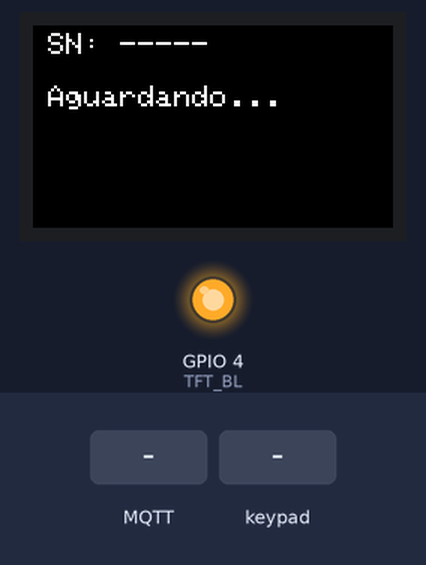
The sketch below on a simulated ESP32. On the bench: 240×135 colour display, output pins drawn as LEDs (lit = HIGH). The inputs (shaded band) are chosen by the test bench. WiFi joins after 1.5 s; servers stay silent unless stated; no MQTT or app messages arrive unless stated.

Above: at 2.9 s.
3.0 s: MQTT message "jogo/estado" arrives on the second subscribed topic
At 4.2 s:
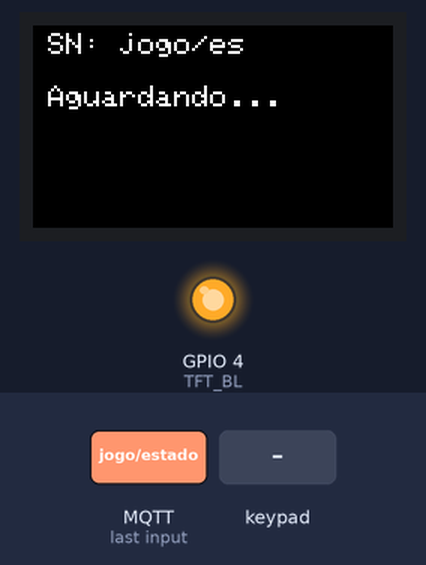
4.5 s: MQTT message "START" arrives on the first subscribed topic
At 5.4 s:
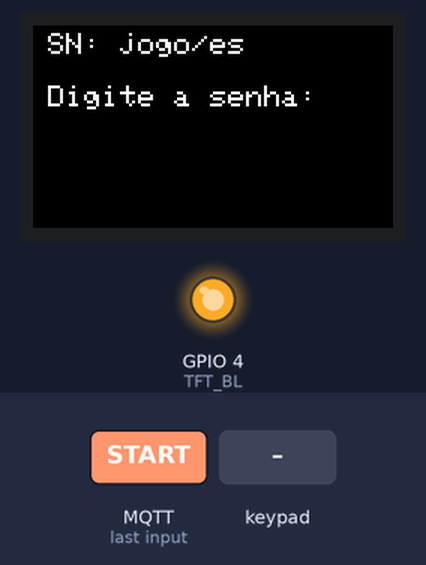
6.0 s: keypad keys 1 3 9 7 A pressed 0.4 s apart
At 8.2 s:
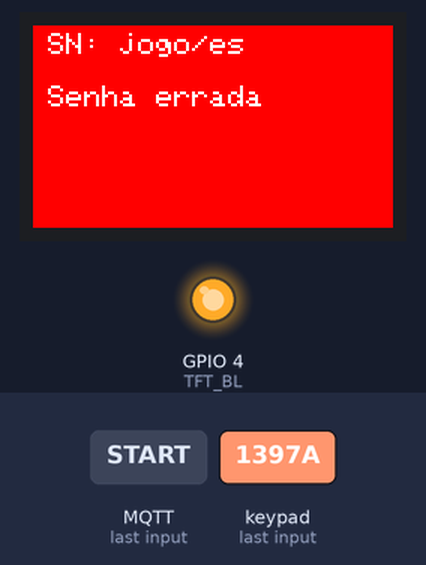
11.0 s: key '1' pressed
At 11.5 s:
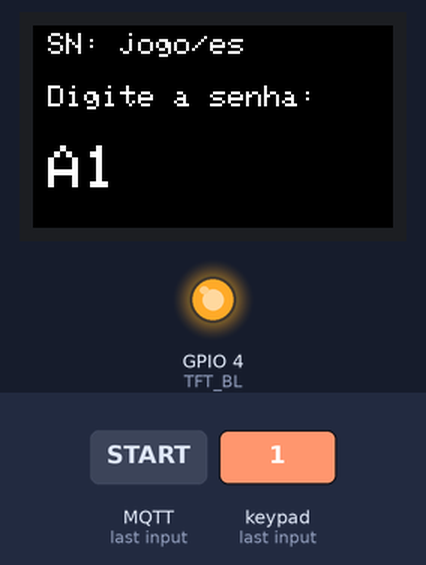
12.5 s: keypad keys 1 2 3 4 A pressed 0.4 s apart
At 13.3 s:
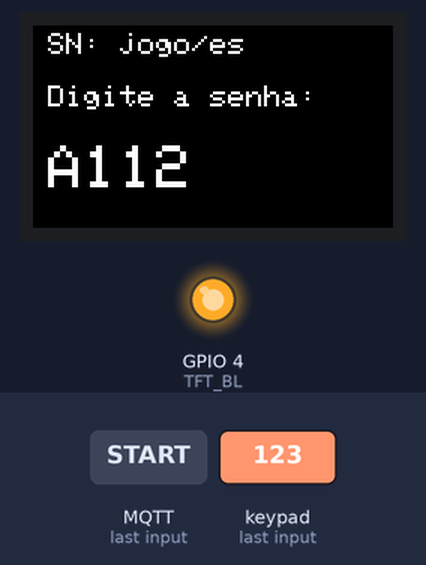
17.5 s: key 'A' pressed
At 17.9 s:
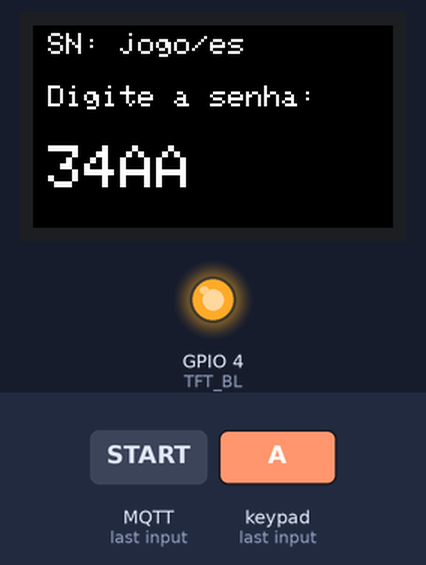
Timing chart, 0 to 20.5 s (numbered marks = the images above; inputs shaded):
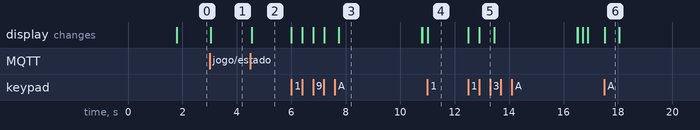

The sketch:

teclado_com_display.ino
```cpp
// Grupo 2 - Senha de segurança
// Placa: TTGO T-Display (ESP32, display ST7789 135x240)
// Keypad, de Mark Stanley
// Adafruit ST7735 and ST7789 Library + Adafruit GFX, da Adafruit
// PubSubClient, de Nick O'Leary
// Protocolo MQTT: RFC 001 do Grupo 1 (https://github.com/GroosL/KTNE-ESP32)


#include <WiFi.h>
#include <PubSubClient.h>
#include <Keypad.h>
#include <SPI.h>
#include <Adafruit_GFX.h>
#include <Adafruit_ST7789.h>

#define MODULO_ID "2"

constexpr char* WIFI_SSID     = "iot2026";
constexpr char* WIFI_PASSWORD = "Senhab0@";
constexpr char* MQTT_BROKER   = "10.150.207.154";
constexpr int   MQTT_PORT     = 1883;

// Pinos do display integrado do T-Display
#define TFT_MOSI 19
#define TFT_SCLK 18
#define TFT_CS    5
#define TFT_DC   16
#define TFT_RST  23
#define TFT_BL    4

const byte LINHAS = 4, COLUNAS = 4;
char teclas[LINHAS][COLUNAS] = {
  {'1','2','3','A'},
  {'4','5','6','B'},
  {'7','8','9','C'},
  {'*','0','#','D'}
};
// Linhas usam INPUT_PULLUP: evitar GPIO 34-39 (sem pull-up) e pinos de boot (0, 2, 12, 15)
byte pinosLinhas[LINHAS]   = {13, 17, 21, 22};
byte pinosColunas[COLUNAS] = {25, 26, 27, 32};

Keypad teclado = Keypad(makeKeymap(teclas), pinosLinhas, pinosColunas, LINHAS, COLUNAS);
Adafruit_ST7789 tft = Adafruit_ST7789(TFT_CS, TFT_DC, TFT_RST);
WiFiClient espClient;
PubSubClient client(espClient);

// Senha usada enquanto nenhum módulo enviar dica em jogo/modulo/2/dica
const String SENHA_PADRAO = "1234";
const unsigned long BLOQUEIO_MS = 3000;  // bloqueio após erro

String senhaBase = SENHA_PADRAO;
String entrada = "";
char serialBomba[8] = "-----";
bool desafioAtivo = false;
bool resolvido = false;

// Regra do manual (RFC 3.2): se o último dígito do serial for ímpar, soma 2 ao primeiro dígito
String senhaAtual() {
  String senha = senhaBase;
  char ultimo = serialBomba[4];
  if (isdigit(ultimo) && (ultimo - '0') % 2 == 1 && senha.length() && isdigit(senha[0])) {
    senha[0] = '0' + (senha[0] - '0' + 2) % 10;
  }
  return senha;
}

void mensagem(const char* texto, uint16_t fundo) {
  tft.fillScreen(fundo);
  tft.setTextColor(ST77XX_WHITE, fundo);
  tft.setTextSize(2);
  tft.setCursor(10, 5);
  tft.print("SN: ");
  tft.print(serialBomba);
  tft.setCursor(10, 40);
  tft.print(texto);
}

void telaInicial() {
  entrada = "";
  if (resolvido) mensagem("Desarmado", ST77XX_GREEN);
  else if (desafioAtivo) mensagem("Digite a senha:", ST77XX_BLACK);
  else mensagem("Aguardando...", ST77XX_BLACK);
}

void callbackMqtt(char* topic, byte* payload, unsigned int length) {
  char msg[length + 1];
  memcpy(msg, payload, length);
  msg[length] = '\0';

  if (strcmp(topic, "jogo/estado") == 0) {
    if (strcmp(msg, "START") == 0) {
      desafioAtivo = true;
      resolvido = false;
      senhaBase = SENHA_PADRAO;
    } else {  // RESET, VICTORY ou DEFEAT travam o teclado
      desafioAtivo = false;
    }
    telaInicial();
  }
  else if (strcmp(topic, "jogo/serial") == 0) {
    strncpy(serialBomba, msg, sizeof(serialBomba) - 1);
    telaInicial();
  }
  else if (strcmp(topic, "jogo/modulo/" MODULO_ID "/dica") == 0) {
    senhaBase = msg;  // ex: Grupo 3 envia "8310" ao resolver
  }
}

void reconectarMQTT() {
  while (!client.connected()) {
    if (client.connect("Modulo_" MODULO_ID)) {
      client.subscribe("jogo/estado");
      client.subscribe("jogo/serial");
      client.subscribe("jogo/modulo/" MODULO_ID "/dica");
    } else {
      delay(1000);
    }
  }
}

void setup() {
  pinMode(TFT_BL, OUTPUT);
  digitalWrite(TFT_BL, HIGH);  // liga a luz de fundo

  SPI.begin(TFT_SCLK, -1, TFT_MOSI, TFT_CS);  // pinos SPI do T-Display, antes do init
  tft.init(135, 240);
  tft.setRotation(1);  // horizontal: 240x135
  mensagem("Conectando...", ST77XX_BLACK);

  WiFi.begin(WIFI_SSID, WIFI_PASSWORD);
  while (WiFi.status() != WL_CONNECTED) delay(250);

  client.setServer(MQTT_BROKER, MQTT_PORT);
  client.setCallback(callbackMqtt);
  reconectarMQTT();  // estado e serial chegam logo (retain)
  telaInicial();
}

void loop() {
  if (!client.connected()) reconectarMQTT();
  client.loop();

  char tecla = teclado.getKey();
  if (!tecla || !desafioAtivo || resolvido) return;

  if (tecla == '*') {  // '*' apaga a entrada
    telaInicial();
    return;
  }

  entrada += tecla;
  tft.setTextSize(4);
  tft.setCursor(10, 80);
  tft.print(entrada);  // mostra a tecla clicada

  String senha = senhaAtual();
  if (entrada.length() == senha.length()) {
    delay(500);
    if (entrada == senha) {
      resolvido = true;
      client.publish("jogo/modulo/" MODULO_ID "/evento", "SOLVED");
      telaInicial();
    } else {
      client.publish("jogo/modulo/" MODULO_ID "/evento", "ERROR");
      mensagem("Senha errada", ST77XX_RED);
      delay(BLOQUEIO_MS);
      client.loop();  // não perder mensagens durante o bloqueio
      telaInicial();
    }
  }
}
```

Measured:
- after the input at 3.0 s, the display: changes at once (image 1)
- after the input at 4.5 s, the display: changes at once (image 2)
- after the input at 6.0 s, the display: first changes at once (image 3 shows a later state)
- after the input at 11.0 s, the display: changes at once (image 4)
- after the input at 12.5 s, the display: first changes at once (image 5 shows a later state)
- after the input at 17.5 s, the display: changes at once (image 6)
- what the display in image 3 shows lasts 3.0 s, from 7.8 s to 10.8 s
